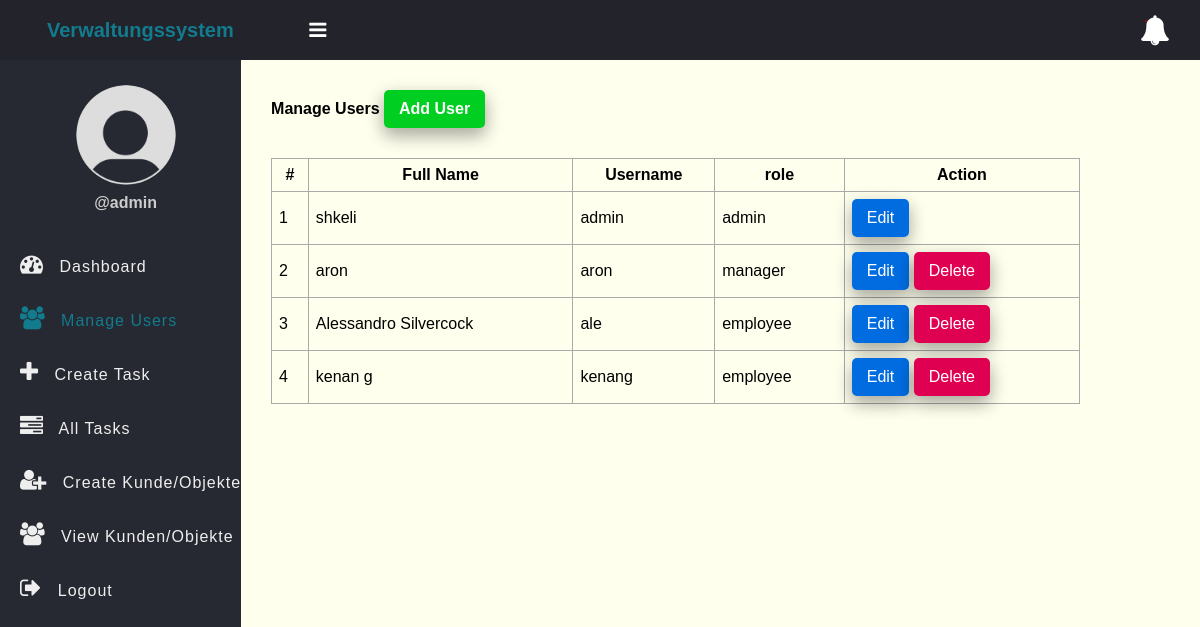
Before: /user.php (signed in) with the older database file.
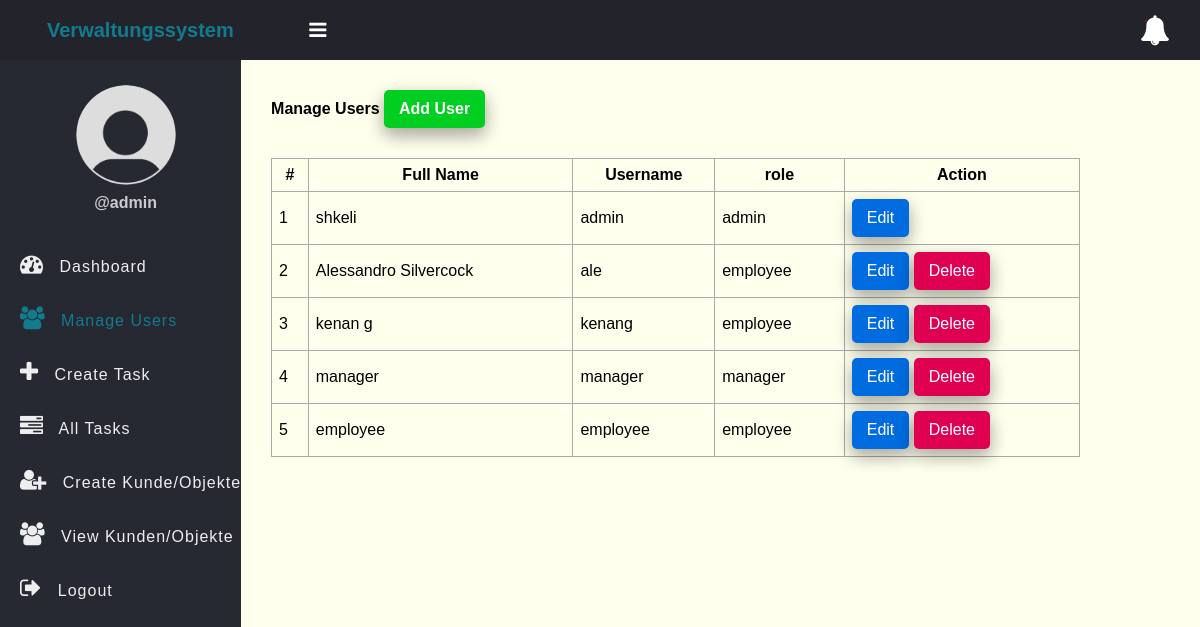
After: the same page with the newer database file.
### tables this page shows
CREATE TABLE `users` (
                         `id` int(11) NOT NULL,
                         `full_name` varchar(50) NOT NULL,
                         `username` varchar(50) NOT NULL,
                         `password` varchar(255) NOT NULL,
                         `role` enum('admin','manager','employee') NOT NULL,
                         `created_at` timestamp NOT NULL DEFAULT current_timestamp()
);

### app/Model/User.php (called while the page is built, shortened)
<?php
function get_all_users($conn){
	$sql = "SELECT * FROM users";
	$stmt = $conn->prepare($sql);
	$stmt->execute();
	if($stmt->rowCount() > 0){
		$users = $stmt->fetchAll();
	}else $users = 0;
	return $users;
}

### user.php (the view, shortened to what this page needs)
<?php
if (isset($_SESSION['role']) && isset($_SESSION['id']) && $_SESSION['role'] == "admin") {
    include "DB_connection.php";
    include "app/Model/User.php";
    $users = get_all_users($conn);
 ?>
<!DOCTYPE html>
<html>
<head>
	<link rel="stylesheet" href="https://stackpath.bootstrapcdn.com/font-awesome/4.7.0/css/font-awesome.min.css">
	<link rel="stylesheet" href="css/style.css">
</head>
<body>
	<?php include "inc/header.php" ?>
	<div class="body">
		<?php include "inc/nav.php" ?>
		<section class="section-1">
			<h4 class="title">Manage Users <a href="add-user.php">Add User</a></h4>
			<?php if ($users != 0) { ?>
			<table class="main-table">
				<tr>
					<th>#</th>
					<th>Full Name</th>
					<th>Username</th>
					<th>role</th>
					<th>Action</th>
				</tr>
				<?php $i=0; foreach ($users as $user) { ?>
				<tr>
					<td><?=++$i?></td>
					<td><?=$user['full_name']?></td>
					<td><?=$user['username']?></td>
					<td><?=$user['role']?></td>
                    <td>
                        <a href="edit-user.php?id=<?=$user['id']?>" class="edit-btn">Edit</a>
                        <?php if ($user['role'] != "admin") { ?>
                            <a href="delete-user.php?id=<?=$user['id']?>" class="delete-btn">Delete</a>
                        <?php } ?>
                    </td>
                </tr>
			   <?php	} ?>
			</table>
		<?php }else { ?>
			<h3>Empty</h3>
		<?php  }?>
		</section>
	</div>
</body>
</html>
<?php }else{
   $em = "First login";
   header("Location: login.php?error=$em");
   exit();
}
 ?>

### inc/header.php (shortened to what this page needs)
<header class="header">
	<h2 class="u-name"><b>Verwaltungssystem</b>
		<label for="checkbox">
			<i id="navbtn" class="fa fa-bars" aria-hidden="true"></i>
		</label>
	</h2>
	<span class="notification" id="notificationBtn">
		<i class="fa fa-bell" aria-hidden="true"></i>
		<span id="notificationNum"></span>
	</span>
</header>

### inc/nav.php (shortened to what this page needs)
<nav class="side-bar">
    <div class="user-p">
        <img src="img/user.png">
        <h4>@<?=$_SESSION['username']?></h4>
    </div>
    <ul id="navList">
        <li>
            <a href="index.php">
                <i class="fa fa-tachometer"></i>
                <span>Dashboard</span>
            </a>
        </li>
        <?php if ($_SESSION['role'] == "employee") { ?>
            <li>
                <a href="my_task.php">
                    <i class="fa fa-tasks"></i>
                    <span>My Tasks</span>
                </a>
            </li>
            <li>
                <a href="profile.php">
                    <i class="fa fa-user"></i>
                    <span>Profile</span>
                </a>
            </li>
            <li>
                <a href="notifications.php">
                    <i class="fa fa-bell"></i>
                    <span>Notifications</span>
                </a>
            </li>
        <?php } else if ($_SESSION['role'] == "admin") { ?>
            <li>
                <a href="user.php">
                    <i class="fa fa-users"></i>
                    <span>Manage Users</span>
                </a>
            </li>
            <li>
                <a href="create_task.php">
                    <i class="fa fa-plus"></i>
                    <span>Create Task</span>
                </a>
            </li>
            <li>
                <a href="tasks.php">
                    <i class="fa fa-tasks"></i>
                    <span>All Tasks</span>
                </a>
            </li>
            <li>
                <a href="add-kunde-objekt.php">
                    <i class="fa fa-user-plus"></i>
                    <span>Create Kunde/Objekte</span>
                </a>
            </li>
        <?php } else if ($_SESSION['role'] == "manager") { ?>
            <li>
                <a href="my_task.php">
                    <i class="fa fa-tasks"></i>
                    <span>My Tasks</span>
                </a>
            </li>
            <li>
                <a href="create_task.php">
                    <i class="fa fa-plus"></i>
                    <span>Create Task</span>
                </a>
            </li>
            <li>
                <a href="tasks.php">
                    <i class="fa fa-tasks"></i>
                    <span>All Tasks</span>
                </a>
            </li>
        <?php } ?>
        <li>
            <a href="view-kunden.php">
                <i class="fa fa-users"></i>
                <span>View Kunden/Objekte</span>
            </a>
        </li>
        <li>
            <a href="logout.php">
                <i class="fa fa-sign-out"></i>
                <span>Logout</span>
            </a>
        </li>
    </ul>
</nav>

### css/style.css (style rules this page uses)
* { padding: 0; margin: 0; box-sizing: border-box; font-family: arial, sans-serif; }
.header { display: flex; justify-content: space-between; align-items: center; padding: 15px 30px; background: #23242b; color: #fff; }
.u-name { font-size: 20px; padding-left: 17px; }
.u-name b { color: #127b8e; }
.header i { font-size: 30px; cursor: pointer; color: #fff; }
.header .notification { position: relative; cursor: pointer; }
.header .notification span { position: absolute; top: 5px; left: 5px; background: #C80000; padding: 1px; border-radius: 50%; }
.user-p { text-align: center; padding-left: 10px; padding-top: 25px; }
.user-p img { width: 100px; border-radius: 50%; }
.user-p h4 { color: #ccc; padding: 5px 0; }
.side-bar { width: 300px; background: #262931; min-height: 100vh; transition: 500ms width; }
.body { display: flex; }
.side-bar ul { margin-top: 20px; list-style: none; }
.side-bar ul li { font-size: 16px; padding: 15px 0px; padding-left: 20px; transition: 500ms background; white-space: nowrap; overflow: hidden; text-overflow: ellipsis; }
.side-bar ul li a { text-decoration: none; color: #eee; cursor: pointer; letter-spacing: 1px; }
.side-bar .active a { color: #127b8e !important; }
.side-bar .active a i { color: #127b8e !important; }
.side-bar ul li a i { display: inline-block; padding-right: 10px; font-size: 23px; }
#navbtn { display: inline-block; margin-left: 70px; font-size: 20px; transition: 500ms color; }
.section-1 { padding: 30px; }
.section-1 .title { margin-bottom: 10px; }
.section-1 .title a { text-decoration: none; display: inline-block; padding-left: 10px; border: none; background: #00CF22; padding: 10px 15px; color: #fff; font-size: 16px; border-radius: 5px; cursor: pointer; outline: none; transition: background 1s; box-shadow: 0 8px 16px 0 rgba(0,0,0,0.2), 0 6px 20px 0 rgba(0,0,0,0.19); }
.section-1 { width: 100%; background: #ffe; }
.main-table, .main-table tr, .main-table th, .main-table td { border: 1px solid #aaa; border-collapse: collapse; padding: 7px; }
.main-table { width: 90%; margin-top: 30px; }
.delete-btn { text-decoration: none; display: inline-block; padding-left: 10px; border: none; background: #E00051; padding: 10px 15px; color: #fff; font-size: 16px; border-radius: 5px; cursor: pointer; outline: none; transition: background 1s; box-shadow: 0 8px 16px 0 rgba(0,0,0,0.2), 0 6px 20px 0 rgba(0,0,0,0.19); }
.edit-btn { text-decoration: none; display: inline-block; padding-left: 10px; border: none; background: #006CE0; padding: 10px 15px; color: #fff; font-size: 16px; border-radius: 5px; cursor: pointer; outline: none; transition: background 1s; box-shadow: 0 8px 16px 0 rgba(0,0,0,0.2), 0 6px 20px 0 rgba(0,0,0,0.19); }

Changed rows visible on the page:
removed users: full_name "aron", username "aron", role "manager"
added users: full_name "manager", username "manager", role "manager"
added users: full_name "employee", username "employee", role "employee"
